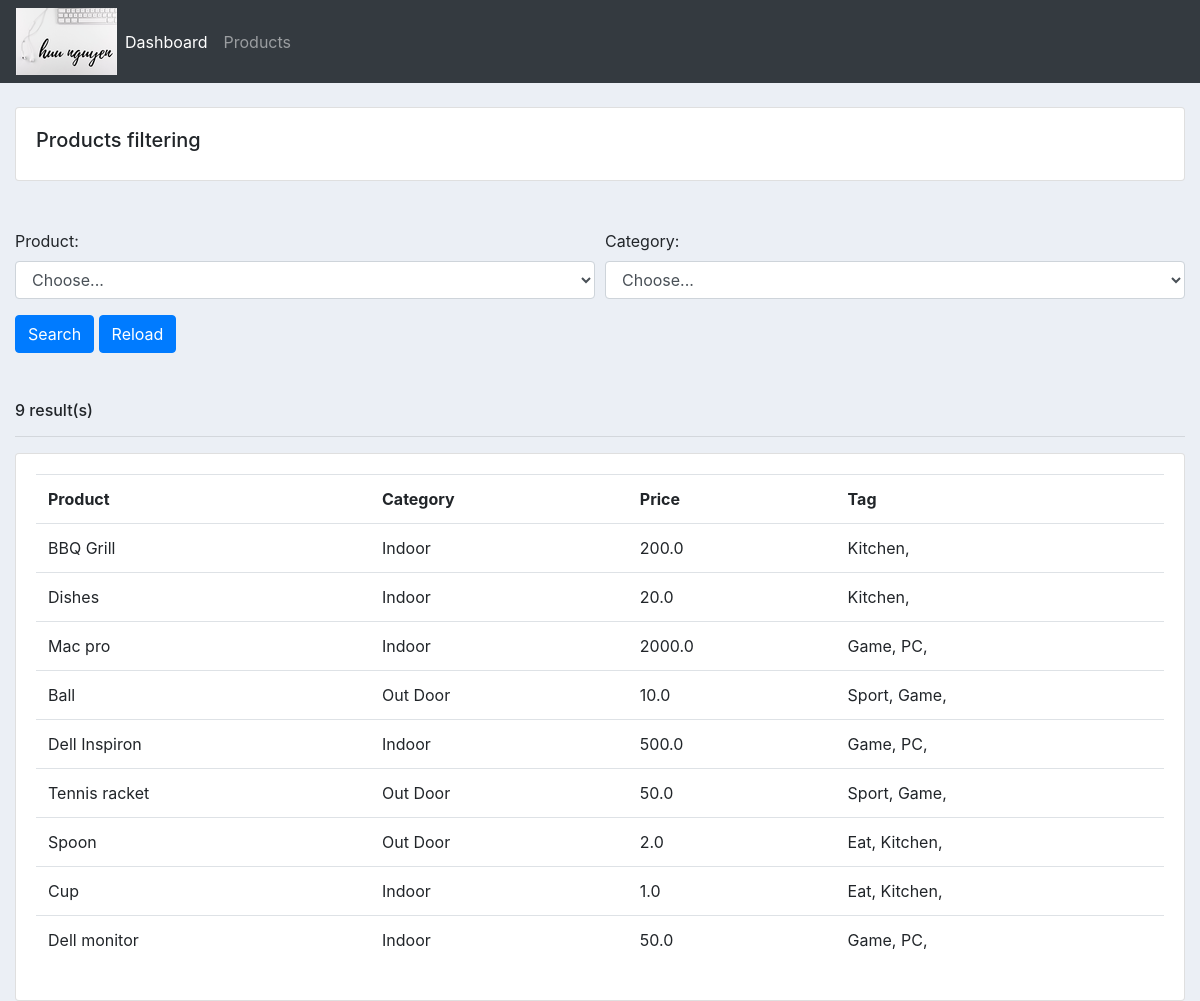
Screenshot of /products/ with the database file from the repository.
### database_crud/models.py (models this page shows)
class Product(models.Model):
	CATEGORY = (
			('Indoor', 'Indoor'),
			('Out Door', 'Out Door'),
			)
	name = models.CharField(max_length=200, null=True)
	price = models.FloatField(null=True)
	category = models.CharField(max_length=200, null=True, choices=CATEGORY)
	description = models.CharField(max_length=200, null=True, blank=True)
	date_created = models.DateTimeField(auto_now_add=True, null=True)
	tags = models.ManyToManyField(Tag)
	def __str__(self):
		return self.name

class Tag(models.Model):
	name = models.CharField(max_length=200, null=True)
	def __str__(self):
		return self.name

### database_crud/views.py (the view)
# urls.py: path('products/', views.products, name='products'),
def products(request):
	products = Product.objects.all()
	product = request.GET.get('product')
	category = request.GET.get('category')
	if is_valid_queryparam(product) and product != 'Choose...':
		products = products.filter(name__icontains=product)
	if is_valid_queryparam(category) and category != 'Choose...':
		products = products.filter(category__icontains=category)
	number=products.count()
	return render(request, 'pages/products.html', {'n' : number,'products':products})

### database_crud/views.py (called while the page is built)
def is_valid_queryparam(param):
    return param!="" and param is not None

### database_crud/templates/pages/products.html (shortened to what this page needs)
{%  extends 'pages/main.html' %}
{% block content %}
		<br>
		<div class="row">
			<div class="col-md">
				<div class="card card-body">
					<h5>Products filtering</h5>
				</div>
				<br>
				<br>
				<form method="GET" action=".">
				<div class="form-row">
					<div class="form-group col-md-6">
						<label for="inputState">Product:</label>
						<select id="inputState" class="form-control" name="product">
							<option selected>Choose...</option>
						</select>
					</div>
					<div class="form-group col-md-6">
						<label for="inputState">Category:</label>
						<select id="inputState" class="form-control" name="category">
							<option selected>Choose...</option>
						</select>
					</div>
				</div>
				<button type="submit" class="btn btn-primary">Search</button>
				<a href="/products" class="btn btn-primary">Reload</a>
				</form>
				<br>
				<br>
				<h6>{{n}} result(s)</h6>
				<hr />
				<div class="card card-body">
					<table class="table">
						<tr>
							<th>Product</th>
							<th>Category</th>
							<th>Price</th>
							<th>Tag</th>
						</tr>
						{% for i in products %}
							<tr>
								<td>{{i.name}}</td>
								<td>{{i.category}}</td>
								<td>{{i.price}}</td>
								<td>
									{% for tag in i.tags.all %}
										{{ tag }},
									{% endfor %}
								</td>
							</tr>
						{% endfor %}
					</table>
				</div>
			</div>
		</div>
{% endblock content %}

### static/css/main.css (style rules this page uses)
body { background-color: #ebeff5; }

### rows the page displays
Product: name "BBQ Grill", category "Indoor", price "200.0"
Tag: name "Kitchen"
Product: name "Dishes", category "Indoor", price "20.0"
Product: name "Mac pro", category "Indoor", price "2000.0"
Tag: name "Game"
Tag: name "PC"
Product: name "Ball", category "Out Door", price "10.0"
Tag: name "Sport"
Product: name "Dell Inspiron", category "Indoor", price "500.0"
Product: name "Tennis racket", category "Out Door", price "50.0"
Product: name "Spoon", category "Out Door", price "2.0"
Tag: name "Eat"
Product: name "Cup", category "Indoor", price "1.0"
Product: name "Dell monitor", category "Indoor", price "50.0"

### other values shown
{{ n }} "9"
